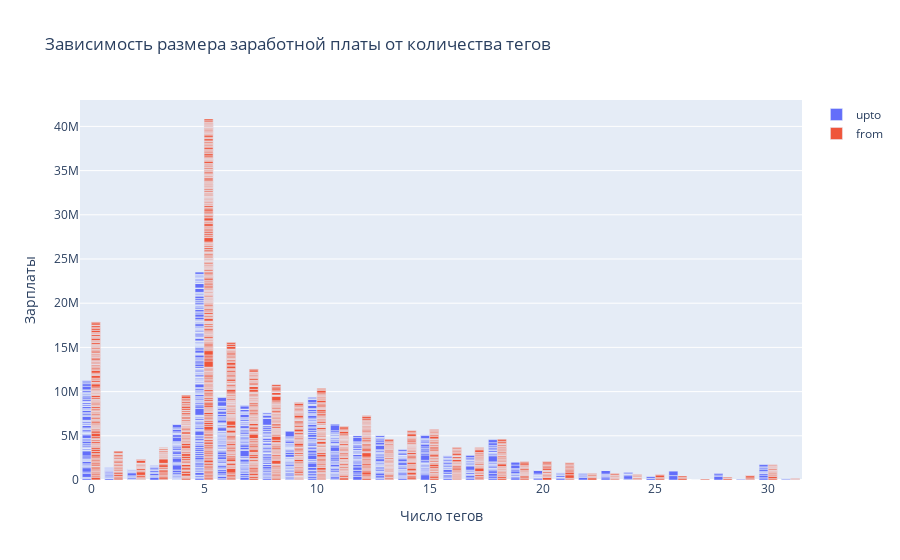

Notebook code cell kept with this figure:
### Code cell
df = data[data["from"]<1_000_000]

fig = go.Figure()
fig.add_trace(go.Bar(x=df["tags_list_len"], y=df["upto"], name="upto"))
fig.add_trace(go.Bar(x=df["tags_list_len"], y=df["from"], name="from"))
fig.update_layout(
    title_text="Зависимость размера заработной платы от количества тегов",
    xaxis_title="Число тегов",
    yaxis_title="Зарплаты")
fig.show()

### Figure 1 — Plotly figure (JSON) as saved in the notebook; plotly's stock layout.template omitted (floating-point values rounded to 4 significant figures; data arrays with more than 128 entries replaced by an {"elided": "..."} marker saying what was removed)
{"data": [{"name": "upto", "type": "bar", "x": {"elided": "1709 int values"}, "y": {"elided": "1709 int values"}}, {"name": "from", "type": "bar", "x": {"elided": "1709 int values"}, "y": {"elided": "1709 int values"}}], "layout": {"title": {"text": "Зависимость размера заработной платы от количества тегов"}, "xaxis": {"title": {"text": "Число тегов"}}, "yaxis": {"title": {"text": "Зарплаты"}}}}
